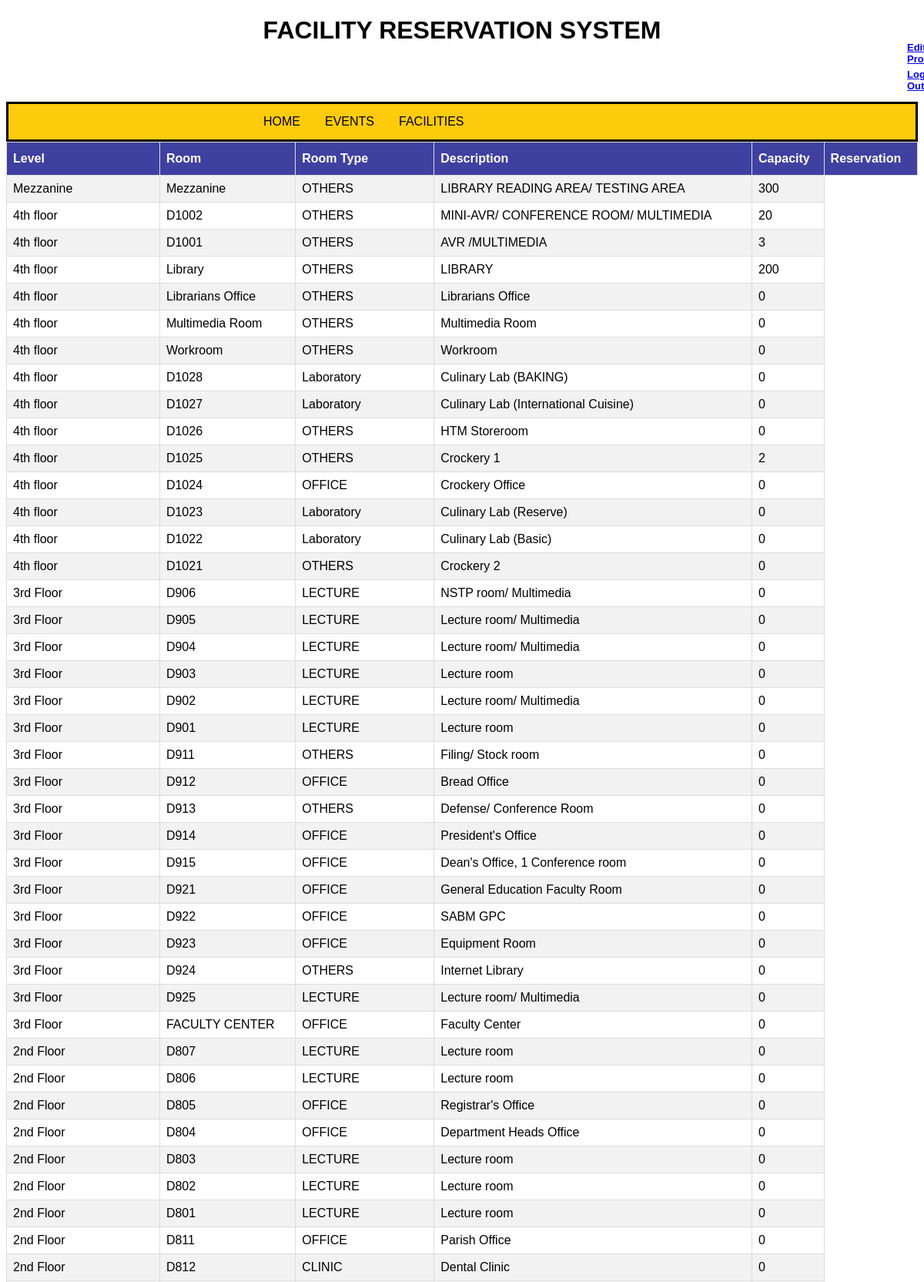
/itproject/php/list_facilities_client.php (upper part), run on the app's committed database.
### tables this page shows
CREATE TABLE `facility` (
  `FacID` int(11) NOT NULL,
  `Level` varchar(255) NOT NULL,
  `room` varchar(255) NOT NULL,
  `roomType` varchar(255) NOT NULL,
  `description` varchar(255) NOT NULL,
  `capacity` int(255) NOT NULL,
  `Reservation` varchar(255) NOT NULL
);

### itproject/php/list_facilities_client.php (the view, shortened to what this page needs)
<?php
	include('DBConnector.php');
?>
<!DOCTYPE html>
<html>
<head>
	<link rel="stylesheet" href="../stylesheet/style.css">
	<h1>FACILITY RESERVATION SYSTEM</h1>
	<h3><a href="edit_profile.php" class="signup">Edit Profile</a></h3><br>
	<h3><a href="logout.php" class="signup">Log Out</a></h3>
</head>
<body>
	<ul class="menu">
	  <li class="home"><a href="../pages/admin/home_admin.php" class="home">HOME</a></li>
	  <li class="events"><a href="event_page_admin.php" class="events">EVENTS</a></li>
	  <li class="faci"><a href="list_facilities_admin.php" class="faci">FACILITIES</a></li>
	</ul>
	<table id="customers">
		<tr>
			<th>Level</th>
			<th>Room</th>
			<th>Room Type</th>
			<th>Description</th>
			<th>Capacity</th>
			<th>Reservation</th>
		</tr>
<?php
	$sql = "SELECT * FROM facility";
	$result = $conn-> query($sql);
	if ($result-> num_rows > 0){
		while ($row = $result-> fetch_assoc()){
			echo "<tr>
					<td>" . $row["Level"] . "</td>
					<td>" . $row["room"] . "</td>
					<td>" . $row["roomType"] . "</td>
					<td>"  . $row["description"] . "</td>
					<td>" . $row["capacity"] . "</td>
				  </tr>";
		}
		echo "</table>";
	}else{
		echo "0 result";
	}
?>
</body>
</html>

### itproject/stylesheet/style.css (style rules this page uses)
h1 { text-align: center; }
h3 { margin-left: 1170px; font-size: 13px; margin-top:-26px; }
ul.menu { list-style-type: none; margin: 0px; padding: 0; overflow: hidden; background-color:#ffcb0c; border-style: solid; }
li.home { float: left; margin-right: -450px; margin-left: 315px; }
li.events { float: left; margin-right: -450px; margin-left: 395px; }
li.faci { float: left; margin-right: -450px; margin-left: 450px; }
li a.home { display: block; color: black; text-align: center; padding: 14px 16px; text-decoration: none; font-style: bold; }
li a.events { display: block; color: black; text-align: center; padding: 14px 16px; text-decoration: none; font-style: bold; }
li a.faci { display: block; color: black; text-align: center; padding: 14px 16px; text-decoration: none; font-style: bold; }
body { font-family: Arial, Helvetica, sans-serif; }
#customers { font-family: "Trebuchet MS", Arial, Helvetica, sans-serif; border-collapse: collapse; width: 100%; }
#customers td, #customers th { border: 1px solid #ddd; padding: 8px; }
#customers tr:nth-child(even) { background-color: #f2f2f2; }
#customers th { padding-top: 12px; padding-bottom: 12px; text-align: left; background-color: #4040a1; color: white }

### data on the page
facility: Level "Mezzanine", room "Mezzanine", roomType "OTHERS", description "LIBRARY READING AREA/ TESTING AREA", capacity "300"
facility: Level "4th floor", room "D1002", roomType "OTHERS", description "MINI-AVR/ CONFERENCE ROOM/ MULTIMEDIA", capacity "20"
facility: Level "4th floor", room "D1001", roomType "OTHERS", description "AVR /MULTIMEDIA", capacity "3"
facility: Level "4th floor", room "Library", roomType "OTHERS", description "LIBRARY", capacity "200"
facility: Level "4th floor", room "Librarians Office", roomType "OTHERS", description "Librarians Office", capacity "0"
facility: Level "4th floor", room "Multimedia Room", roomType "OTHERS", description "Multimedia Room", capacity "0"
facility: Level "4th floor", room "Workroom", roomType "OTHERS", description "Workroom", capacity "0"
facility: Level "4th floor", room "D1028", roomType "Laboratory", description "Culinary Lab (BAKING)", capacity "0"
facility: Level "4th floor", room "D1027", roomType "Laboratory", description "Culinary Lab (International Cuisine)", capacity "0"
facility: Level "4th floor", room "D1026", roomType "OTHERS", description "HTM Storeroom", capacity "0"
facility: Level "4th floor", room "D1025", roomType "OTHERS", description "Crockery 1", capacity "2"
facility: Level "4th floor", room "D1024", roomType "OFFICE", description "Crockery Office", capacity "0"
facility: Level "4th floor", room "D1023", roomType "Laboratory", description "Culinary Lab (Reserve)", capacity "0"
facility: Level "4th floor", room "D1022", roomType "Laboratory", description "Culinary Lab (Basic)", capacity "0"
facility: Level "4th floor", room "D1021", roomType "OTHERS", description "Crockery 2", capacity "0"
facility: Level "3rd Floor", room "D906", roomType "LECTURE", description "NSTP room/ Multimedia", capacity "0"
facility: Level "3rd Floor", room "D905", roomType "LECTURE", description "Lecture room/ Multimedia", capacity "0"
facility: Level "3rd Floor", room "D904", roomType "LECTURE", description "Lecture room/ Multimedia", capacity "0"
facility: Level "3rd Floor", room "D903", roomType "LECTURE", description "Lecture room", capacity "0"
facility: Level "3rd Floor", room "D902", roomType "LECTURE", description "Lecture room/ Multimedia", capacity "0"
facility: Level "3rd Floor", room "D901", roomType "LECTURE", description "Lecture room", capacity "0"
facility: Level "3rd Floor", room "D911", roomType "OTHERS", description "Filing/ Stock room", capacity "0"
facility: Level "3rd Floor", room "D912", roomType "OFFICE", description "Bread Office", capacity "0"
facility: Level "3rd Floor", room "D913", roomType "OTHERS", description "Defense/ Conference Room", capacity "0"
facility: Level "3rd Floor", room "D914", roomType "OFFICE", description "President's Office", capacity "0"
facility: Level "3rd Floor", room "D915", roomType "OFFICE", description "Dean's Office, 1 Conference room", capacity "0"
facility: Level "3rd Floor", room "D921", roomType "OFFICE", description "General Education Faculty Room", capacity "0"
facility: Level "3rd Floor", room "D922", roomType "OFFICE", description "SABM GPC", capacity "0"
facility: Level "3rd Floor", room "D923", roomType "OFFICE", description "Equipment Room", capacity "0"
facility: Level "3rd Floor", room "D924", roomType "OTHERS", description "Internet Library", capacity "0"
facility: Level "3rd Floor", room "D925", roomType "LECTURE", description "Lecture room/ Multimedia", capacity "0"
facility: Level "3rd Floor", room "FACULTY CENTER", roomType "OFFICE", description "Faculty Center", capacity "0"
facility: Level "2nd Floor", room "D807", roomType "LECTURE", description "Lecture room", capacity "0"
facility: Level "2nd Floor", room "D806", roomType "LECTURE", description "Lecture room", capacity "0"
facility: Level "2nd Floor", room "D805", roomType "OFFICE", description "Registrar's Office", capacity "0"
facility: Level "2nd Floor", room "D804", roomType "OFFICE", description "Department Heads Office", capacity "0"
facility: Level "2nd Floor", room "D803", roomType "LECTURE", description "Lecture room", capacity "0"
facility: Level "2nd Floor", room "D802", roomType "LECTURE", description "Lecture room", capacity "0"
facility: Level "2nd Floor", room "D801", roomType "LECTURE", description "Lecture room", capacity "0"
facility: Level "2nd Floor", room "D811", roomType "OFFICE", description "Parish Office", capacity "0"
facility: Level "2nd Floor", room "D812", roomType "CLINIC", description "Dental Clinic", capacity "0"
